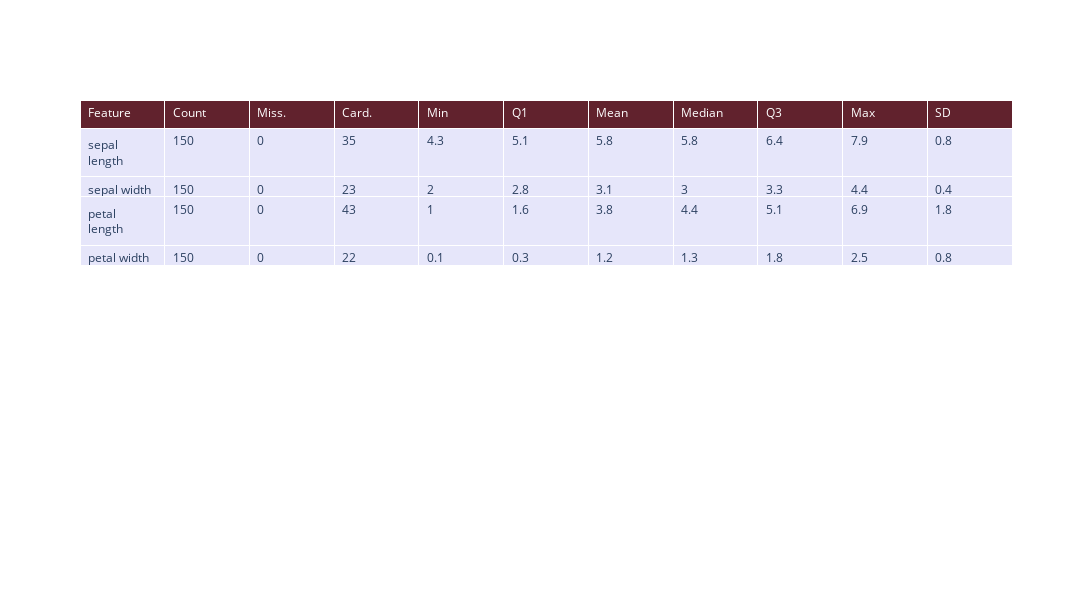

Notebook code cell kept with this figure:
### Code cell
# Define the calculate function
def calculate(numeric_vector):
    return {
        "Count": numeric_vector.count(),
        "Miss.": numeric_vector.isna().sum(),
        "Card.": numeric_vector.nunique(),
        "Min": numeric_vector.min(),
        "Q1": numeric_vector.quantile(0.25),
        "Mean": numeric_vector.mean(),
        "Median": numeric_vector.median(),
        "Q3": numeric_vector.quantile(0.75),
        "Max": numeric_vector.max(),
        "SD": numeric_vector.std()
    }

def Plan(df, features):
    numeric_df = df[features] 
    data_quality_plan = pd.DataFrame(columns=["Feature", "Count", "Miss.", "Card.", "Min", "Q1", "Mean", "Median", "Q3", "Max", "SD"])
    for col in numeric_df:
        stats = calculate(numeric_df[col])
        stats["Feature"] = col
        data_quality_plan = pd.concat([data_quality_plan, pd.DataFrame([stats])], ignore_index=True)
    return data_quality_plan


data_quality_plan1 = Plan(data, continuous_features)
data_quality_plan1.loc[:, "Count":"SD"] = data_quality_plan1.loc[:, "Count":"SD"].round(1)

#data_quality_plan1

# Plot the DataFrame
fig = go.Figure(data=[go.Table(
    header=dict(values=list(data_quality_plan1.columns),
                fill_color='#61222D',
                align='left',
                font=dict(color='white')),
    cells=dict(values=[data_quality_plan1[column] for column in data_quality_plan1.columns],
               fill_color='lavender',
               align='left'))])
fig.update_layout(width=1500, height=600)  # Adjust the size of the figure
fig.show()
data_quality_plan1.to_csv("tables/data_quality_plan1.csv", index=False)

### Figure 1 — Plotly figure (JSON) as saved in the notebook; plotly's stock layout.template omitted (floating-point values rounded to 4 significant figures)
{"data": [{"cells": {"align": "left", "fill": {"color": "lavender"}, "values": [["sepal length", "sepal width", "petal length", "petal width"], [150, 150, 150, 150], [0, 0, 0, 0], [35, 23, 43, 22], [4.3, 2, 1, 0.1], [5.1, 2.8, 1.6, 0.3], [5.8, 3.1, 3.8, 1.2], [5.8, 3, 4.4, 1.3], [6.4, 3.3, 5.1, 1.8], [7.9, 4.4, 6.9, 2.5], [0.8, 0.4, 1.8, 0.8]]}, "header": {"align": "left", "fill": {"color": "#61222D"}, "font": {"color": "white"}, "values": ["Feature", "Count", "Miss.", "Card.", "Min", "Q1", "Mean", "Median", "Q3", "Max", "SD"]}, "type": "table"}], "layout": {"height": 600, "width": 1500}}
